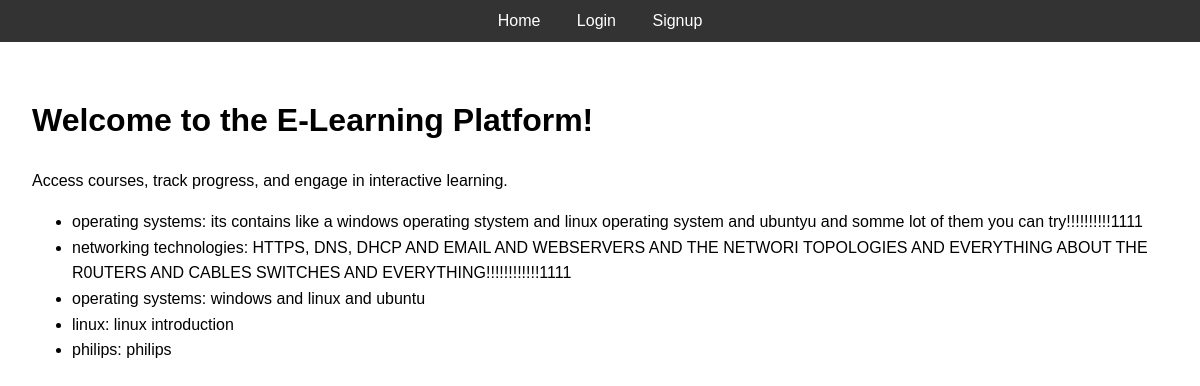
The page / on the database its author committed.
### app.py (models this page shows)
class Course(db.Model):
    id = db.Column(db.Integer, primary_key=True)
    title = db.Column(db.String(200), nullable=False)
    description = db.Column(db.Text, nullable=False)
    instructor_id = db.Column(db.Integer, db.ForeignKey('user.id'))

### app.py (the view)
@app.route('/')
def home():
    courses = Course.query.all()
    return render_template('home.html', courses=courses)

### templates/home.html (shortened to what this page needs)
{% extends 'base.html' %}
{% block content %}
<h1>Welcome to the E-Learning Platform!</h1>
<p>Access courses, track progress, and engage in interactive learning.</p>
<ul>
    {% for course in courses %}
        <li>{{ course.title }}: {{ course.description }}</li>
    {% endfor %}
</ul>
{% endblock %}

### static/styles.css (style rules this page uses)
body { font-family: Arial, sans-serif; margin: 0; padding: 0; line-height: 1.6; }

### rows shown on the page
Course: title "operating systems", description "its contains like a windows operating stystem and linux operating system and ubuntyu and somme lot of them you can try!!!!!!!!!!1111"
Course: title "networking technologies", description "HTTPS, DNS, DHCP AND EMAIL AND WEBSERVERS AND THE NETWORI TOPOLOGIES AND EVERYTHING ABOUT THE R0UTERS AND CABLES SWITCHES AND EVERYTHING!!!!!!!!!!!!1111"
Course: title "operating systems", description "windows and linux and ubuntu"
Course: title "linux", description "linux introduction"
Course: title "philips", description "philips"
